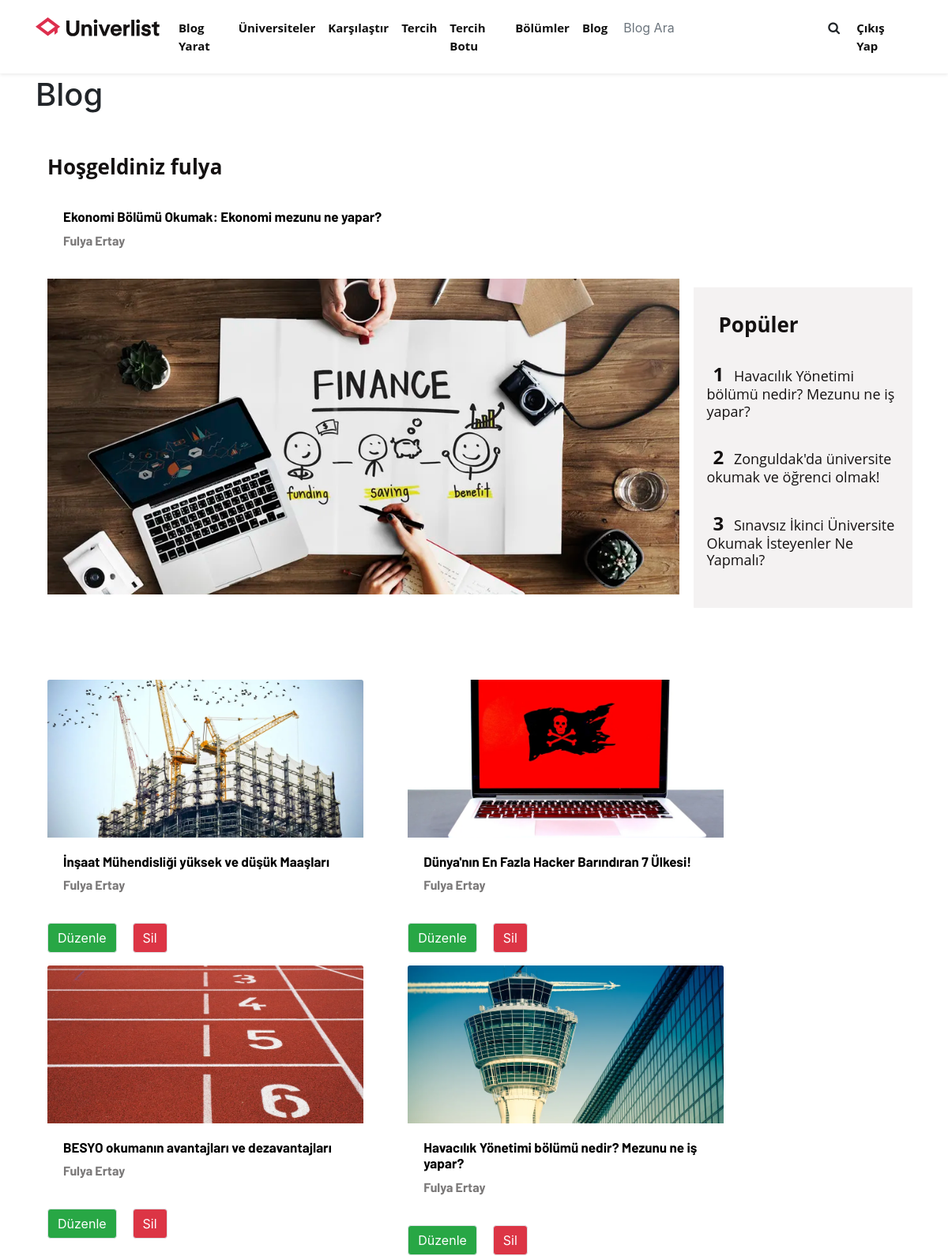
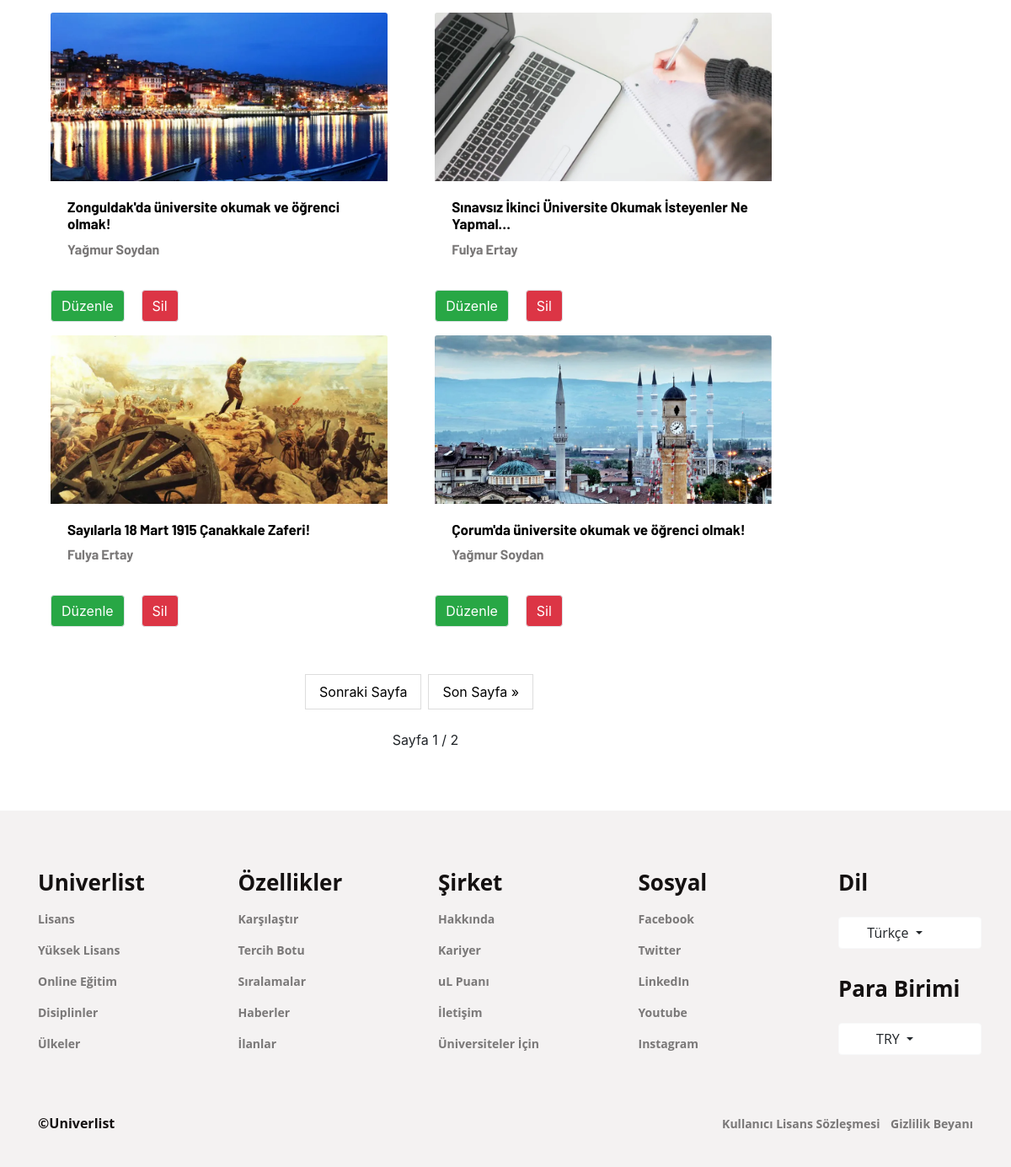
The app's page / (signed in) with its own data (2 pictures, top to bottom).
### blog_app/models.py (models this page shows, shortened)
class Blog(models.Model):
    description=models.CharField(max_length=100,verbose_name="Blog Başlığı:")
    blog_content=RichTextField(verbose_name="Blog İçeriği:")
    cover_photo=models.FileField(upload_to='images/',verbose_name="Kapak Fotoğrafı:")
    blog_author=models.ForeignKey('auth.user',on_delete=CASCADE,verbose_name="Blog Yazarı:",related_name="posts")
    created_date=models.DateTimeField(default=timezone.now, verbose_name='Created Date')
    populer= models.BooleanField(default=False,verbose_name="Popüler?")

### blog_app/views.py (the view)
# urls.py: path('', views.BlogList.as_view(), name= 'blog_list'),
class BlogList(ListView):
    template_name="blogs/blog_list.html"
    paginate_by = 8
    paginator_class = MyPaginator
    model=Blog
    def get_context_data(self,**kwargs):
        context=super().get_context_data(**kwargs)
        first_blog=Blog.objects.all().order_by('-created_date').first()
        blogs_data = Blog.objects.exclude(id=first_blog.id).order_by('-created_date')
        populer_blogs = Blog.objects.filter(populer=True).exclude(id=first_blog.id).order_by('-created_date')[:3]
        page = self.request.GET.get('page',1)
        paginator = self.paginator_class(blogs_data, self.paginate_by)
        blog_lists=  paginator.page(page)
        context['blogs'] = blog_lists
        context['first_blog']=first_blog
        context['populer_blogs']=populer_blogs
        return context

### blog_app/views.py (called while the page is built)
    def validate_number(self, number):
        try:
            return super().validate_number(number)
        except EmptyPage:
            if int(number) > 1:
                return self.num_pages
            elif int(number) < 1:
                return 1
            else:
                raise

### blog_app/templates/blogs/blog_list.html (shortened to what this page needs)
{% extends 'layout.html' %}
{% load static %}
{% block content %}
<h1>Blog</h1>
<div class="container pt-1 my-5 ">
    {% if user.is_authenticated %}
        <h3>Hoşgeldiniz {{user}}</h3>
    {%endif%}
    <div class="row justify-content-between">
        <div class="col-7 ml-0 ">
            <div class="card border-0" style="width:800px" >
                <div class="card-body">
                    <a href="{% url 'blog_detail' first_blog.pk %}">
                        <h2 class="list-card-title">{{first_blog.description}}</h2></a>
                    <p class="list-card-text">{{first_blog.blog_author.get_full_name}}</p>
                </div>
                <a href="{% url 'blog_detail' first_blog.pk %}">
                    <img class="card-img-top-first-blog  " src=" {{first_blog.cover_photo.url}} " alt="{{first_blog.cover_photo}}" ></a>
            </div>
        </div>
        <div class="col-3 margin-top-populer p-4 background-populer h-100 d-none d-sm-none d-lg-block" >
            <h3 class="p-2">Popüler</h3>
            <div class="row ">
                {% for blog in populer_blogs %}
                <div class=" populer-blogs p-2 d-flex align-items-center flex-wrap ">
                    <a href="{% url 'blog_detail' blog.pk %}"  >
                        <h5>
                             <span class="h4 font-weight-bold p-2">{{forloop.counter}}</span>
                             {{blog.description}}</h5></a>
                </div>
                {% endfor %}
            </div>
        </div>
    </div>
    <div class="row mr-0" >
        {% for blog in blogs %}
            <div class="col-md-5 my-2 " >
                <div class="card border-0" style="width:400px" >
                    <a href="{% url 'blog_detail' blog.pk %}">
                        <img class="card-img-top" src=" {{blog.cover_photo.url}} " alt="{{blog.cover_photo}}" >
                    <div class="card-body">
                        <h2 class="list-card-title ">{{blog.description | truncatechars:55}}</h2></a>
                        <p class="list-card-text">{{blog.blog_author.get_full_name}}</p>
                    </div>
                    {% if request.user.is_authenticated %}
                    <div class="row ">
                        <div class="col-3 ">
                            <a href="{% url 'update' blog.pk %}"  ><button type="button" class="btn btn-success border">Düzenle</button></a>
                        </div>
                        <div class="col ">
                            <a href="{% url 'delete' blog.pk %}"  ><button type="button" class="btn btn-danger border ">Sil</button></a>
                        </div>
                        </div> {%endif%}
                    </div>
            </div>
        {% endfor %}
      <br>
    <div class="row" >
        <div class=" pagination col-sm-10 col-md-10">
            <span class=" d-flex justify-content-center"  >
                {% if blogs.has_next %}
                    <a href="?page={{ blogs.next_page_number }}"> Sonraki Sayfa  </a>
                    <a href="?page={{ blogs.paginator.num_pages }}">Son Sayfa &raquo;</a>
                {% endif %}
            </span>
        </div>
    </div>
    <br>
    <div class="row">
        <div class="col-sm-10 col-md-10 ">
            <span class="d-flex justify-content-center">
                Sayfa {{ blogs.number }} / {{ blogs.paginator.num_pages }}
            </span>
        </div>
    </div>
    <br>
{% endblock %}

### blog_app/static/css/style.css (style rules this page uses)
.list-card-title { font-family : 'Barlow' , sans-serif ; font-size : 17px ; color:rgb(0, 0, 0); font-weight: bold; }
.list-card-text { font-family : 'Barlow' , sans-serif ; font-size : 16px ; color:#7A7878; font-weight: bold; }
.margin-top-populer { margin-top: 600px; }

### blog_app/templates/layout.html (style rules this page uses)
h3 { color:#141111; font-size:26px; font-family:'Open Sans', sans-serif; font-weight: bold; margin:0px 0px 17px; }
h5 { color:#141111; font-size:18px; font-family:'Open Sans', sans-serif; margin:0px 0px 17px; }
.card-img-top { width: 100%; height: 200px; object-fit: cover; }
.card-img-top-first-blog { width: 800px; height: 400px; object-fit: cover; margin-bottom: 100px; }
.margin-top-populer { margin-top: 120px; }
.populer-blogs { min-width:100px; margin-top: 0px; }
.background-populer { background-color: #f4f2f2; }
.pagination { display: inline-block; }
.pagination a { color: black; float: left; padding: 8px 16px; text-decoration: none; border: 1px solid #ddd; margin: 0 4px; }

### records on screen
Blog: description "Ekonomi Bölümü Okumak: Ekonomi mezunu ne yapar?", blog_author.get_full_name "Fulya Ertay", cover_photo (picture)
Blog: description "Havacılık Yönetimi bölümü nedir? Mezunu ne iş yapar?", cover_photo (picture), blog_author.get_full_name "Fulya Ertay"
Blog: description "Zonguldak'da üniversite okumak ve öğrenci olmak!", cover_photo (picture), blog_author.get_full_name "Yağmur Soydan"
Blog: description "Sınavsız İkinci Üniversite Okumak İsteyenler Ne Yapmalı?", cover_photo (picture), description "Sınavsız İkinci Üniversite Okumak İsteyenler Ne Yapmal…", blog_author.get_full_name "Fulya Ertay"
Blog: cover_photo (picture), description "İnşaat Mühendisliği yüksek ve düşük Maaşları", blog_author.get_full_name "Fulya Ertay"
Blog: cover_photo (picture), description "Dünya'nın En Fazla Hacker Barındıran 7 Ülkesi!", blog_author.get_full_name "Fulya Ertay"
Blog: cover_photo (picture), description "BESYO okumanın avantajları ve dezavantajları", blog_author.get_full_name "Fulya Ertay"
Blog: cover_photo (picture), description "Sayılarla 18 Mart 1915 Çanakkale Zaferi!", blog_author.get_full_name "Fulya Ertay"
Blog: cover_photo (picture), description "Çorum'da üniversite okumak ve öğrenci olmak!", blog_author.get_full_name "Yağmur Soydan"

### other values on screen
{{ user }} "fulya"
{{ blogs.number }} "1"
{{ blogs.paginator.num_pages }} "2"
